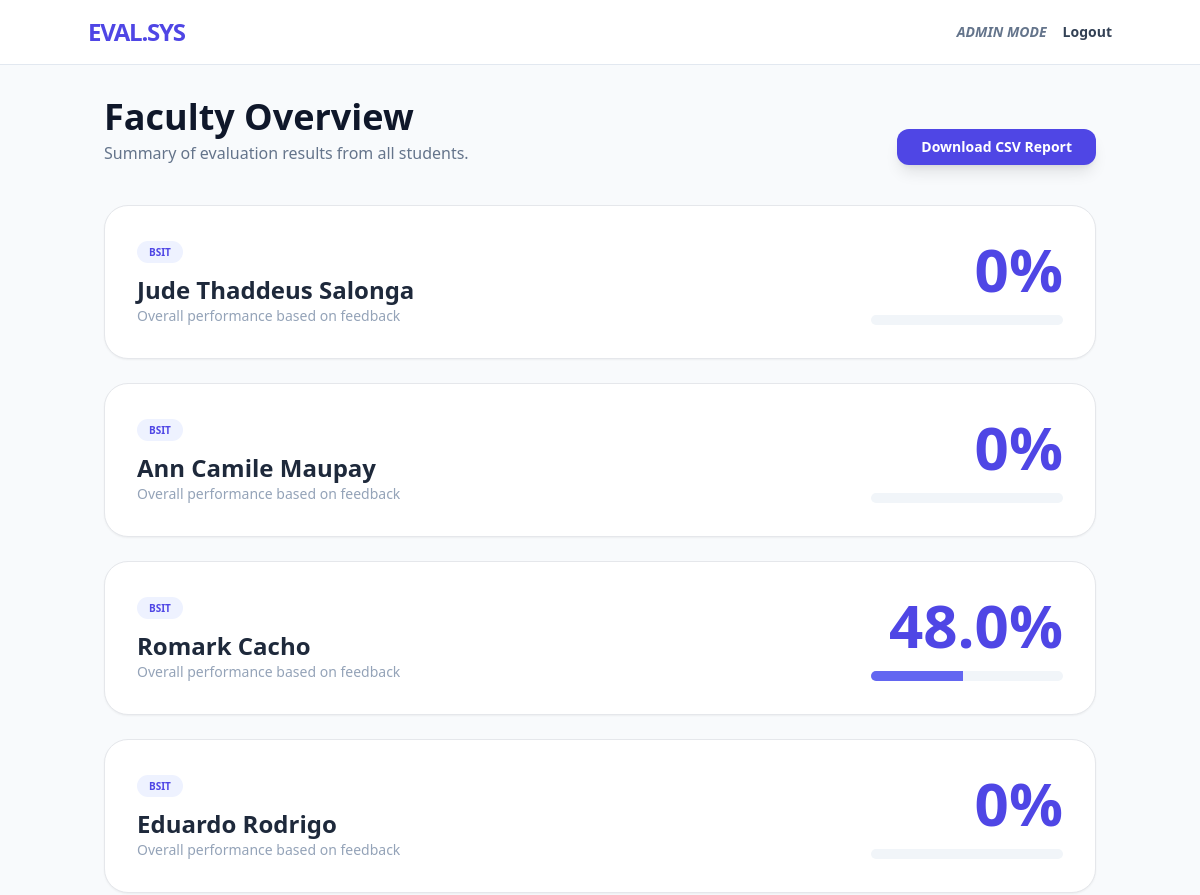
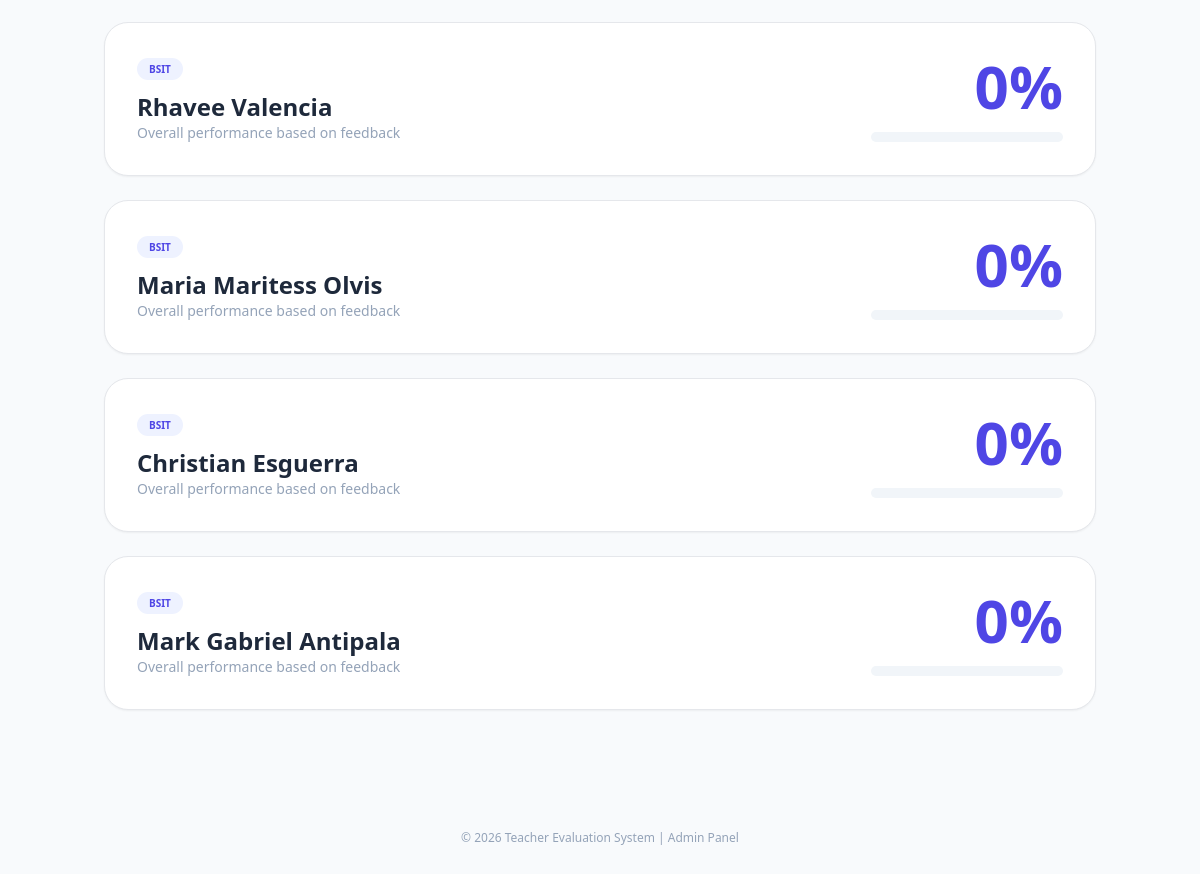
The app's page /dashboard/ (signed in) with its own data (2 pictures, top to bottom).
### evaluations/models.py (models this page shows, shortened)
class Teacher(models.Model):
    name = models.CharField(max_length=100)
    department = models.CharField(max_length=100)
    subject = models.CharField(max_length=100)
    year_level = models.CharField(max_length=4, choices=YEAR_LEVEL_CHOICES)
    section = models.CharField(max_length=3)

### evaluations/views.py (the view)
# urls.py: path('dashboard/', views.dashboard, name='dashboard'),
@login_required
def dashboard(request):
    profile = get_profile(request.user)
    if profile.role == "STUDENT" and not request.user.is_superuser:
        return redirect('student_dashboard')
    teachers = Teacher.objects.all()
    results = []
    for t in teachers:
        avg_score = t.evaluation_set.aggregate(Avg('score'))['score__avg'] or 0
        results.append({
            'id': t.id,
            'name': t.name,
            'dept': t.department,
            'score': round(avg_score, 2)
        })
    labels = json.dumps([r['name'] for r in results])
    data = json.dumps([r['score'] for r in results])
    return render(request, 'evaluations/dashboard.html', {
        'results': results,
        'labels': labels,
        'data': data
    })

### evaluations/views.py (called while the page is built)
def get_profile(user):
    profile, created = Profile.objects.get_or_create(user=user)
    if not profile.role:
        profile.role = "STUDENT"
    if not profile.year_level:
        profile.year_level = "1ST"
    if not profile.section:
        profile.section = "101"
    if not profile.department:
        profile.department = "BSIT"
    profile.save()
    return profile

### evaluations/templates/evaluations/dashboard.html (shortened to what this page needs)
<!DOCTYPE html>
<html lang="en">
<head>
    <script src="https://cdn.tailwindcss.com"></script>
</head>
<body class="bg-slate-50 min-h-screen">
<nav class="bg-white border-b border-slate-200 p-4 mb-8">
    <div class="max-w-5xl mx-auto flex justify-between items-center">
        <a href="{% url 'dashboard' %}" class="text-2xl font-black text-indigo-600 tracking-tighter">
            EVAL.SYS
        </a>
        <div class="flex items-center gap-4">
            <span class="text-sm text-slate-500 italic font-bold text-red-600">ADMIN MODE</span>
            <a href="{% url 'logout' %}" class="text-sm font-bold text-slate-700 hover:text-red-600">
                Logout
            </a>
        </div>
    </div>
</nav>
<div class="max-w-5xl mx-auto px-4">
    <div class="flex justify-between items-end mb-10">
        <div>
            <h1 class="text-4xl font-black text-slate-900">Faculty Overview</h1>
            <p class="text-slate-500 mt-1">Summary of evaluation results from all students.</p>
        </div>
        <a href="{% url 'export' %}"
           class="bg-indigo-600 text-white px-6 py-2 rounded-xl font-bold text-sm shadow-lg hover:bg-indigo-700 transition-all">
            Download CSV Report
        </a>
    </div>
    <div class="grid gap-6">
        {% for t in results %}
        <div class="bg-white p-8 rounded-3xl shadow-sm border flex flex-col md:flex-row justify-between items-center">
            <div class="text-center md:text-left">
                <span class="px-3 py-1 bg-indigo-50 text-indigo-600 text-[10px] font-black uppercase rounded-full">
                    {{ t.dept|default:"N/A" }}
                </span>
                <h2 class="text-2xl font-extrabold text-slate-800 mt-3">
                    {{ t.name|default:"Unknown Teacher" }}
                </h2>
                <p class="text-slate-400 text-sm">Overall performance based on feedback</p>
            </div>
            <div class="flex flex-col items-center md:items-end mt-6 md:mt-0">
                <div class="text-6xl font-black text-indigo-600">
                    {{ t.score|default_if_none:0 }}%
                </div>
                <div class="w-48 bg-slate-100 h-2.5 rounded-full mt-4 overflow-hidden">
                    <div class="bg-indigo-500 h-full"
                         style="width: {{ t.score|default_if_none:0 }}%"></div>
                </div>
            </div>
        </div>
        {% endfor %}
    </div>
</div>
<footer class="mt-20 py-10 text-center text-slate-400 text-xs">
    &copy; 2026 Teacher Evaluation System | Admin Panel
</footer>
</body>
</html>

### records on screen
Teacher: dept "BSIT", name "Jude Thaddeus Salonga"
Teacher: dept "BSIT", name "Ann Camile Maupay"
Teacher: dept "BSIT", name "Romark Cacho"
Teacher: dept "BSIT", name "Eduardo Rodrigo"
Teacher: dept "BSIT", name "Rhavee Valencia"
Teacher: dept "BSIT", name "Maria Maritess Olvis"
Teacher: dept "BSIT", name "Christian Esguerra"
Teacher: dept "BSIT", name "Mark Gabriel Antipala"

### other values on screen
{{ t.score|default_if_none:0 }} "0" "0" "48.0" "0" "0" "0" "0" "0"
